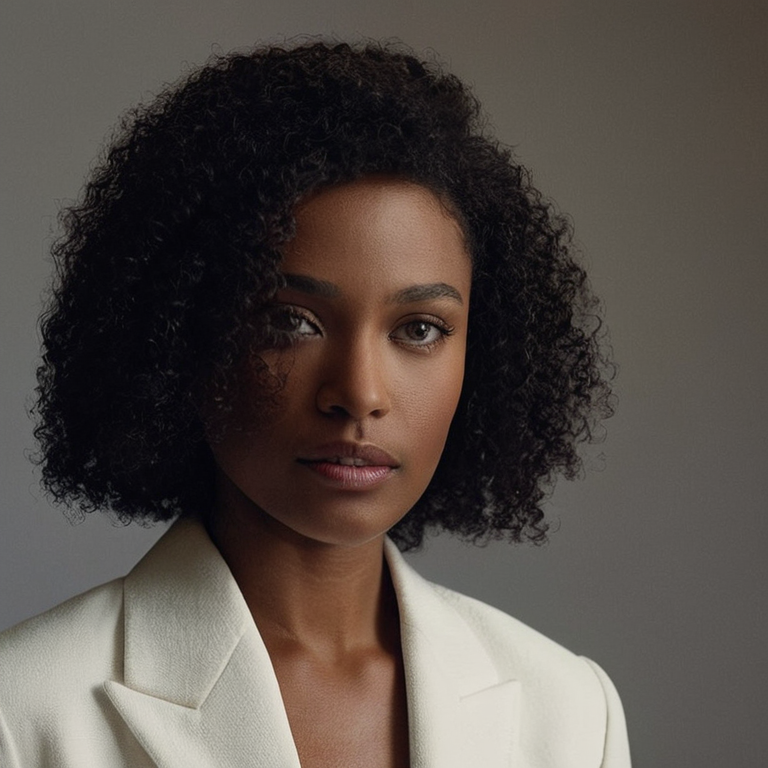
#> input picture Plan/Instructions/Operations/Pulled_Back_Artifacts/canny_w69_rightedge_masked_v3_seed711570105_20260707T132203-0500/images/canny_w69_rightedge_masked_v3_seed711570105_00001_.png, 768 x 768 px, found by its file name
$ python repair_wave70_nose_source_landmark_mask.py
#> lines starting #> are read from the running program, lines starting #| are printed output that depends on the picture; after the words box and inside, x2 and y2 are one past the last pixel; in counts of white or black regions, pixels touching at a corner belong together
#> in main, source is the input picture: PIL image 768x768 RGB; mean R, G, B 85, 77.1, 71.8
#!/usr/bin/env python3
from __future__ import annotations

import argparse
import hashlib
import json
from pathlib import Path
from typing import Any

from PIL import Image, ImageDraw, ImageFilter, ImageFont


RUN_STAMP = "20260707T212500-0500"
MASK_TYPE_ID = "mf70_nose"
TRACKER_ID = "TRK-W70-0017"
ITEM_ID = "ITEM-W70-0017"
SOURCE_IMAGE = (
    "Plan/Instructions/Operations/Pulled_Back_Artifacts/"
    "canny_w69_rightedge_masked_v3_seed711570105_20260707T132203-0500/"
    "images/canny_w69_rightedge_masked_v3_seed711570105_00001_.png"
)
SUPERSEDING_DISPUTE = (
    "Plan/Instructions/QA/Evidence/Mask_Factory/Wave70/"
    "W70_MASK_ALIGNMENT_USER_DISPUTE_GLOBAL_REVIEW_20260707T211000-0500.json"
)
FAIL_CLOSED_AUDIT = (
    "Plan/Instructions/QA/Evidence/Mask_Factory/Wave70/"
    "W70_MASK_ALIGNMENT_FAIL_CLOSED_AUDIT_20260707T211500-0500.json"
)


LANDMARKS = {
    "nose_bridge_top_left": [384, 326],
    "nose_bridge_top_right": [404, 326],
    "left_bridge_wall": [374, 358],
    "right_bridge_wall": [409, 358],
    "left_sidewall": [362, 393],
    "right_sidewall": [417, 392],
    "left_ala_outer": [352, 424],
    "right_ala_outer": [429, 423],
    "left_nostril_edge": [364, 439],
    "right_nostril_edge": [420, 438],
    "columella_base": [394, 445],
    "tip_highlight": [393, 416],
}


def sha256_file(path: Path) -> str:
    h = hashlib.sha256()
    with path.open("rb") as f:
        for chunk in iter(lambda: f.read(1024 * 1024), b""):
            h.update(chunk)
    return h.hexdigest()


def write_json(path: Path, data: dict[str, Any]) -> None:
    path.parent.mkdir(parents=True, exist_ok=True)
    path.write_text(json.dumps(data, indent=2) + "\n", encoding="utf-8")


def rel(path: Path, root: Path) -> str:
    return path.resolve().relative_to(root.resolve()).as_posix()


def resolve_rel(root: Path, raw: str) -> Path:
    path = Path(raw)
    if path.is_absolute():
        return path
    return root / raw.replace("/", "\\")


def count_pixels(mask: Image.Image) -> dict[str, Any]:
    hist = mask.histogram()
    nonblack = sum(hist[1:])
    total = sum(hist)
    bbox = mask.getbbox()
    bbox_dict = None
    if bbox:
        left, top, right, bottom = bbox
        bbox_dict = {"x_min": left, "y_min": top, "x_max": right - 1, "y_max": bottom - 1}
    return {
        "white_pixel_count": sum(hist[250:]),
        "nonblack_pixel_count": nonblack,
        "coverage_percent": round(nonblack * 100.0 / total, 4),
        "bbox_pixels": bbox_dict,
    }


def nose_polygon() -> list[tuple[int, int]]:
    names = [
        "nose_bridge_top_left",
        "nose_bridge_top_right",
        "right_bridge_wall",
        "right_sidewall",
        "right_ala_outer",
        "right_nostril_edge",
        "columella_base",
        "left_nostril_edge",
        "left_ala_outer",
        "left_sidewall",
        "left_bridge_wall",
    ]
    return [tuple(LANDMARKS[name]) for name in names]


def make_mask(size: tuple[int, int]) -> Image.Image:
#> called with size = (768, 768)
    width, height = size
    mask = Image.new("L", size, 0)
#> mask: PIL image 768x768 L; every value is 0
    draw = ImageDraw.Draw(mask)
    draw.polygon(nose_polygon(), fill=255)
    # Include a small nostril/ala support area but keep it above the philtrum and mouth.
    draw.ellipse((350, 409, 388, 446), fill=255)
    draw.ellipse((398, 408, 431, 443), fill=255)
    # Hard protected-neighbor guards. These intentionally clip the candidate if landmarks drift.
    draw.rectangle((0, 0, width, 314), fill=0)
    draw.rectangle((0, 450, width, height), fill=0)
    draw.rectangle((0, 0, 336, height), fill=0)
    draw.rectangle((442, 0, width, height), fill=0)
    return mask.filter(ImageFilter.GaussianBlur(radius=1.0))


def make_overlay(source: Image.Image, mask: Image.Image, color=(0, 255, 128)) -> Image.Image:
#> called with color = (0, 255, 128)
    rgba = source.convert("RGBA")
    fill = Image.new("RGBA", rgba.size, (*color, 0))
    fill.putalpha(mask.point(lambda v: min(150, int(v * 0.58))))
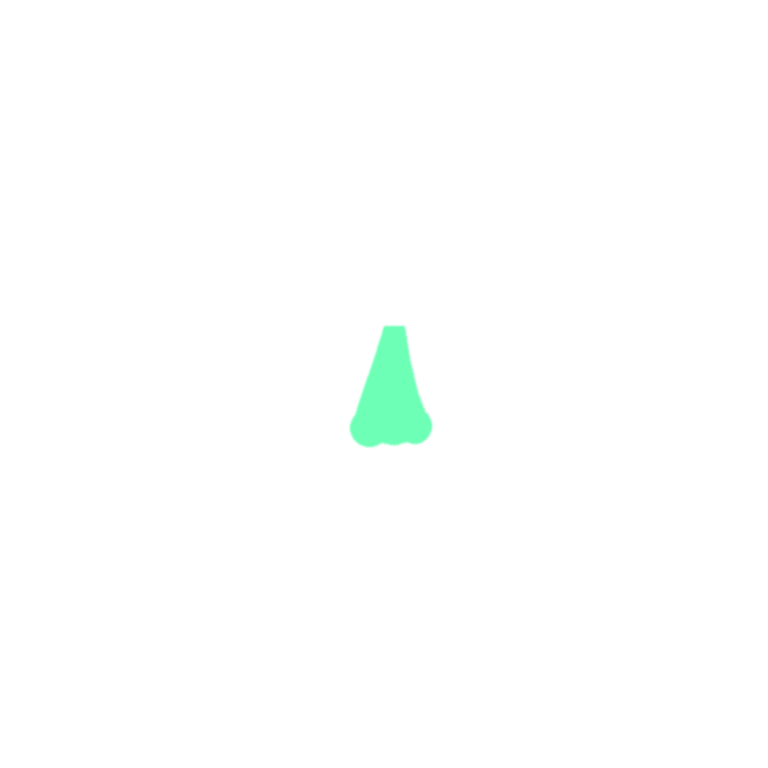
#> fill: PIL image 768x768 RGBA; mean R, G, B, A 0, 255, 128, 1.5; transparent parts drawn white
    edges = mask.filter(ImageFilter.FIND_EDGES).point(lambda v: 255 if v > 8 else 0)
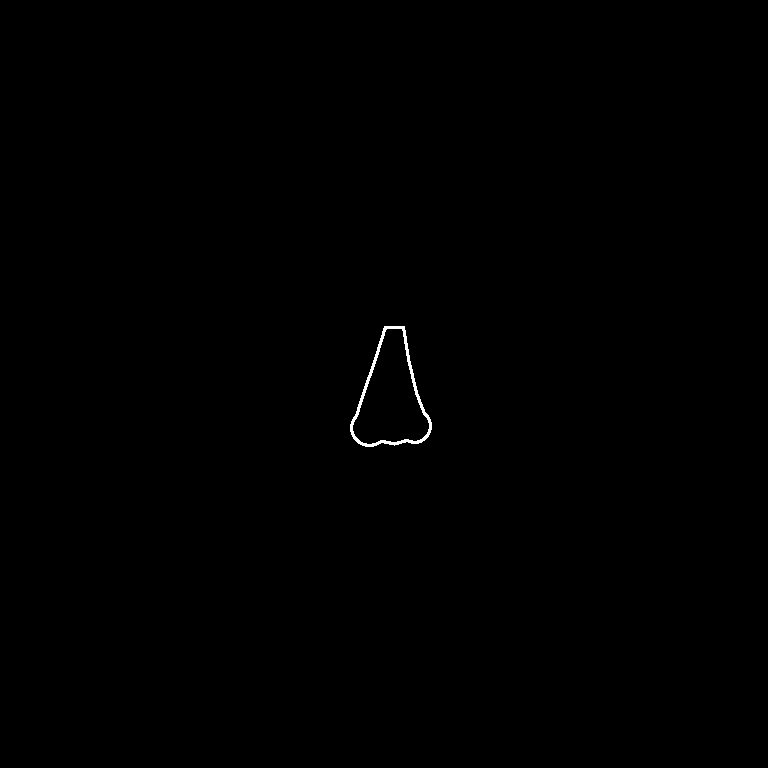
#> edges: PIL image 768x768 L; 0.18% white; 1 white region, box (x1, y1, x2, y2) and area: (350, 326, 432, 447) 1044
    outline = Image.new("RGBA", rgba.size, (255, 255, 255, 0))
    outline.putalpha(edges)
    draw = ImageDraw.Draw(outline)
    for point_name, (x, y) in LANDMARKS.items():
        draw.ellipse((x - 2, y - 2, x + 2, y + 2), fill=(255, 60, 60, 230))
    return Image.alpha_composite(Image.alpha_composite(rgba, fill), outline)
#> returned value: PIL image 768x768 RGBA
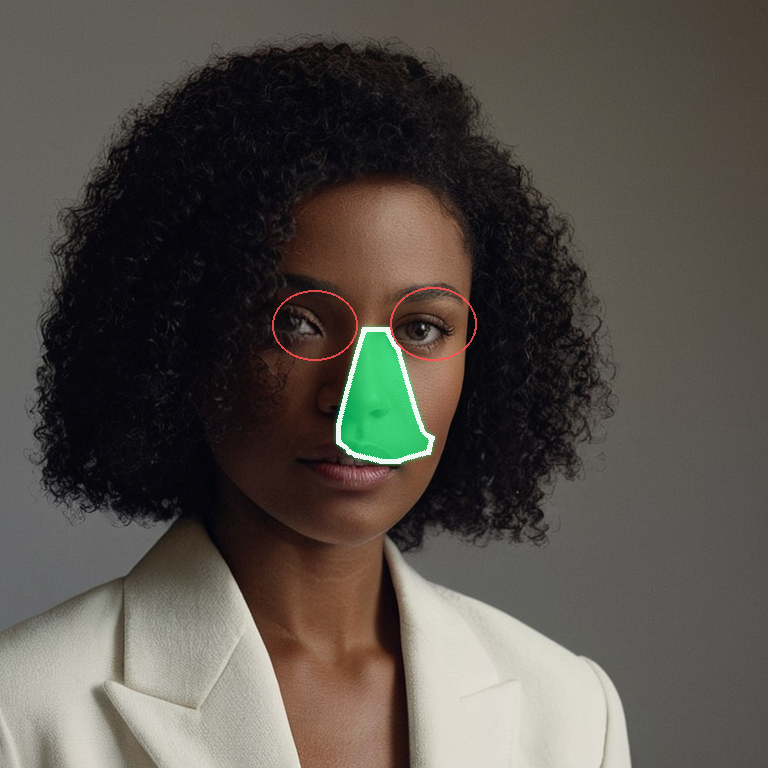
#> input picture Plan/Instructions/Operations/Prepared_Input_Assets/wave70_mf70_nose_20260707T204500-0500/wave70_mf70_nose_overlay.png, 768 x 768 px, found by its file name


def crop_box() -> tuple[int, int, int, int]:
    return (300, 286, 474, 474)


def label_tile(image: Image.Image, label: str, size: int = 360) -> Image.Image:
#> called with label = 'source crop', size = 360
    tile = Image.new("RGB", (size, size + 34), (18, 18, 18))
#> tile: PIL image 360x394 RGB; every value is 18
    tile.paste(image.convert("RGB").resize((size, size), Image.Resampling.LANCZOS), (0, 34))
    draw = ImageDraw.Draw(tile)
    try:
        font = ImageFont.truetype("arial.ttf", 16)
    except OSError:
        font = ImageFont.load_default()
    draw.text((8, 8), label, fill=(245, 245, 245), font=font)
    return tile


def make_panel(
    source: Image.Image,
    previous_overlay: Image.Image,
    repair_overlay: Image.Image,
    repair_mask: Image.Image,
    panel_path: Path,
) -> None:
    crop = crop_box()
    mask_rgb = Image.merge("RGB", (repair_mask, repair_mask, repair_mask))
    tiles = [
        label_tile(source.crop(crop), "source crop"),
        label_tile(previous_overlay.crop(crop), "previous failed overlay"),
        label_tile(repair_overlay.crop(crop), "source-landmark repair"),
        label_tile(mask_rgb.crop(crop), "repair mask only"),
    ]
#> call 3 of label_tile, with label = 'source-landmark repair', size = 360
#> in label_tile (call 3), `tile.paste(image.convert("RGB").resize((size, size), Image.Resampling...`:
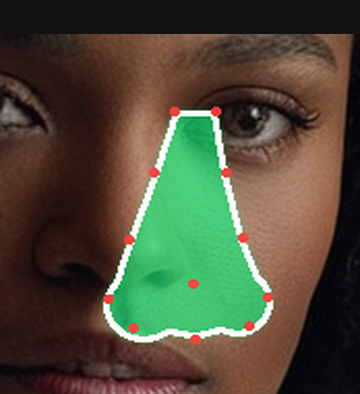
#> tile: PIL image 360x394 RGB; mean R, G, B 78.6, 76.1, 56.5
#> in label_tile (call 3), `tile.paste(image.convert("RGB").resize((size, size), Image.Resampling...`:
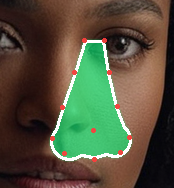
#> image: PIL image 174x188 RGBA; mean R, G, B, A 84.5, 81.7, 60.3, 255
#> call 4 of label_tile, with label = 'repair mask only', size = 360
#> in label_tile (call 4), `tile.paste(image.convert("RGB").resize((size, size), Image.Resampling...`:
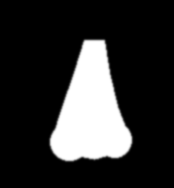
#> image: PIL image 174x188 RGB; min 0, max 255, mean 48.2
    panel = Image.new("RGB", (360 * len(tiles), 394), (0, 0, 0))
#> panel: PIL image 1440x394 RGB; every value is 0
    for index, tile in enumerate(tiles):
        panel.paste(tile, (360 * index, 0))
#> this loop made 4 passes
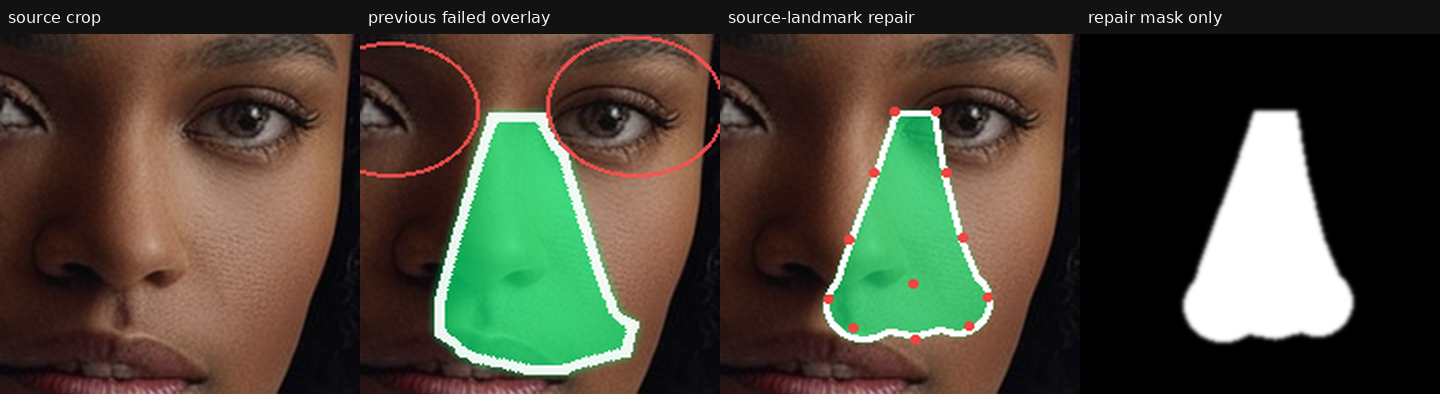
#> panel: PIL image 1440x394 RGB; mean R, G, B 73.2, 68.7, 54.8
    panel_path.parent.mkdir(parents=True, exist_ok=True)
    panel.save(panel_path)


def main() -> int:
    parser = argparse.ArgumentParser()
    parser.add_argument("--project-root", default=r"C:\Comfy_UI_Main", type=Path)
    parser.add_argument("--source-image", default=SOURCE_IMAGE)
    args = parser.parse_args()

    root = args.project_root
    source_path = resolve_rel(root, args.source_image)
    source = Image.open(source_path).convert("RGB")

    prepared_dir = root / "Plan" / "Instructions" / "Operations" / "Prepared_Input_Assets" / f"wave70_mf70_nose_source_landmark_{RUN_STAMP}"
    audit_dir = root / "runtime_artifacts" / "mask_factory" / "wave70_mf70_nose" / "source_landmark_repair"
    evidence_path = root / "Plan" / "Instructions" / "QA" / "Evidence" / "Mask_Factory" / "Wave70" / f"W70_MF70_NOSE_SOURCE_LANDMARK_REPAIR_{RUN_STAMP}.json"
    tracker_path = root / "Plan" / "Tracker" / "Evidence" / f"W70_MF70_NOSE_SOURCE_LANDMARK_REPAIR_{RUN_STAMP}.json"
    old_overlay = root / "Plan" / "Instructions" / "Operations" / "Prepared_Input_Assets" / "wave70_mf70_nose_20260707T204500-0500" / "wave70_mf70_nose_overlay.png"

    prepared_dir.mkdir(parents=True, exist_ok=True)
    audit_dir.mkdir(parents=True, exist_ok=True)
    mask = make_mask(source.size)
    overlay = make_overlay(source, mask)

    mask_path = prepared_dir / "wave70_mf70_nose_mask.png"
    overlay_path = prepared_dir / "wave70_mf70_nose_overlay.png"
    landmark_path = audit_dir / f"mf70_nose_source_landmarks_{RUN_STAMP}.json"
    panel_path = audit_dir / f"mf70_nose_source_landmark_repair_panel_{RUN_STAMP}.png"
    mask.save(mask_path)
    overlay.save(overlay_path)
    write_json(
        landmark_path,
        {
            "schema_version": "1.0",
            "timestamp": "2026-07-07T21:25:00-05:00",
            "source_image": rel(source_path, root),
            "source_image_sha256": sha256_file(source_path),
            "landmark_source": "manual_source_specific_pixels_after_fail_closed_audit",
            "coordinate_space": {"width": source.width, "height": source.height, "origin": "top_left"},
            "landmarks": LANDMARKS,
            "protected_neighbor_guards": {
                "mouth_and_philtrum_y_min": 450,
                "eye_region_y_max": 314,
                "left_cheek_x_max": 336,
                "right_cheek_x_min": 442,
            },
            "policy": "Candidate geometry only; not a pass or certification record until strict overlay review accepts the mask.",
        },
    )
    previous = Image.open(old_overlay).convert("RGB")
    make_panel(source, previous, overlay, mask, panel_path)

    metrics = count_pixels(mask)
#> in count_pixels, `hist = mask.histogram()`: hist = 256 values, max 582647 at index 0, min 0 at index 12, mean 2304
#> in count_pixels, `nonblack = sum(hist[1:])`: nonblack = 7177
#> in count_pixels, `total = sum(hist)`: total = 589824
#> in count_pixels, `bbox = mask.getbbox()`: bbox = (347, 323, 435, 450)
#> in count_pixels, `left, top, right, bottom = bbox`: left = 347; top = 323; right = 435; bottom = 450
#> in count_pixels, `bbox_dict = {"x_min": left, "y_min": top, "x_max": right - 1, "y_max":..`: bbox_dict = {'x_min': 347, 'y_min': 323, 'x_max': 434, 'y_max': 449}
#> metrics = 4 items
    evidence = {
        "schema_version": "1.0",
        "evidence_id": f"W70-MF70-NOSE-SOURCE-LANDMARK-REPAIR-{RUN_STAMP}",
        "timestamp": "2026-07-07T21:25:00-05:00",
        "project_root": str(root),
        "qa_type": "wave70_mf70_nose_source_specific_landmark_repair_candidate",
        "implementation_script": rel(Path(__file__).resolve(), root),
        "implementation_script_sha256": sha256_file(Path(__file__).resolve()),
        "mask_type_id": MASK_TYPE_ID,
        "tracker_id": TRACKER_ID,
        "item_id": ITEM_ID,
        "local_only": True,
        "aws_contacted": False,
        "github_api_contacted": False,
        "civitai_contacted": False,
        "ec2_started": False,
        "generation_executed": False,
        "source_image": rel(source_path, root),
        "source_image_sha256": sha256_file(source_path),
        "superseding_user_dispute": SUPERSEDING_DISPUTE,
        "fail_closed_audit": FAIL_CLOSED_AUDIT,
        "artifacts": {
            "mask_png": rel(mask_path, root),
            "overlay_png": rel(overlay_path, root),
            "landmarks_json": rel(landmark_path, root),
            "repair_panel": rel(panel_path, root),
        },
        "hashes": {
            "mask_sha256": sha256_file(mask_path),
            "overlay_sha256": sha256_file(overlay_path),
            "landmarks_sha256": sha256_file(landmark_path),
            "repair_panel_sha256": sha256_file(panel_path),
        },
        "metrics": metrics,
        "repair_candidate": {
            "candidate_only": True,
            "semantic_mask_alignment_pass": False,
            "protected_neighbor_pass": False,
            "generated_output_safe_pass": None,
            "completion_allowed_by_mask_alignment": False,
            "status": "source_landmark_repair_candidate_pending_strict_overlay_review",
            "notes": [
                "Replaces the broad percentage-coordinate nose blob with source-specific pixel landmarks.",
                "Hard guardrails clip the mask above the mouth/philtrum and away from eye/cheek regions.",
                "No generated-output proof was run because source-overlay review must pass first.",
            ],
        },
        "result": "mf70_nose_source_landmark_repair_candidate_created_pending_strict_overlay_review",
        "next_required_action": "Visually review repair panel, rerun fail-closed audit against this candidate, and only then consider low-denoise generated-output proof.",
    }
    write_json(evidence_path, evidence)

    tracker = {
        "schema_version": "1.0",
        "tracker_evidence_id": f"W70_MF70_NOSE_SOURCE_LANDMARK_REPAIR_{RUN_STAMP}",
        "created_at": "2026-07-07T21:25:00-05:00",
        "project_root": str(root),
        "tracker_id": TRACKER_ID,
        "item_id": ITEM_ID,
        "mask_type_id": MASK_TYPE_ID,
        "source_evidence": rel(evidence_path, root),
        "status": "Mask_Alignment_Fail_Generated_Output_Safe_Target_Runtime_Pending",
        "local_only": True,
        "ec2_started": False,
        "generation_executed": False,
        "artifact": rel(panel_path, root),
        "result": "source_landmark_repair_candidate_created_without_pass_promotion",
    }
    write_json(tracker_path, tracker)

    print(
        json.dumps(
            {
                "result": evidence["result"],
                "evidence": rel(evidence_path, root),
                "tracker_evidence": rel(tracker_path, root),
                "mask": rel(mask_path, root),
                "overlay": rel(overlay_path, root),
                "panel": rel(panel_path, root),
                "coverage_percent": metrics["coverage_percent"],
            },
            indent=2,
        )
    )
    return 0


if __name__ == "__main__":
#> (the run stopped early here; a loop or call above may not have finished)
